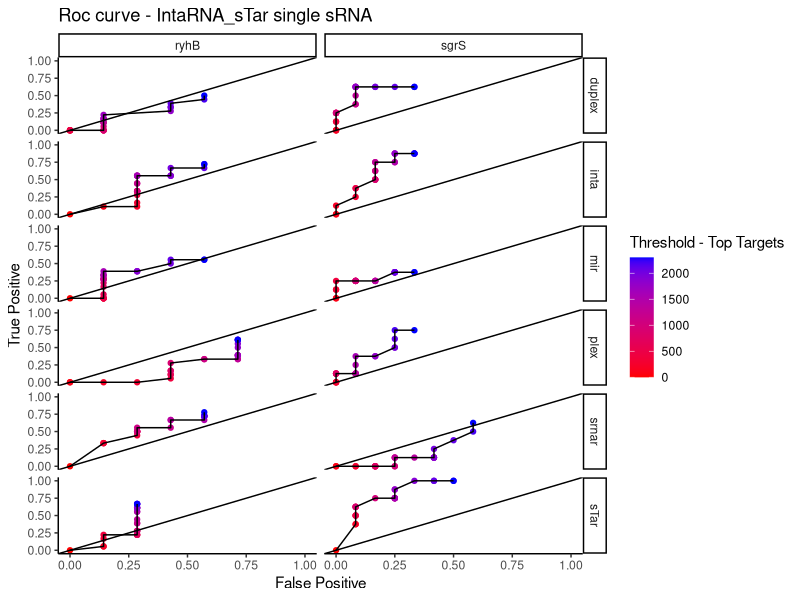
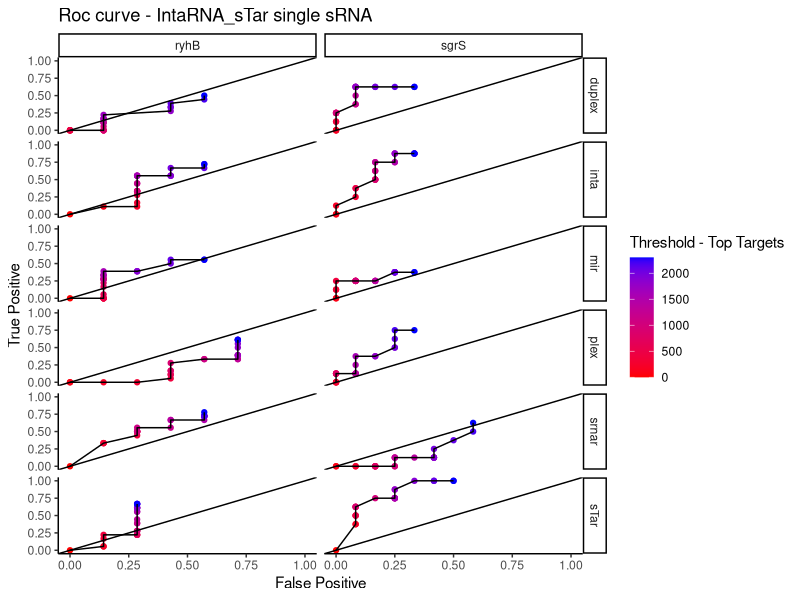

Reproduce these figures in R, in order. (Note: this script raises an error after producing the figures.)

# R <- Version 4.0.2

# Settings ----------------------------------------------------------------


#Import Libraries
library(dplyr)
library(tidyr)
library(tidyverse)
library(ggplot2)

#Custom functions
simple_auc <- function(rel, fp){
  dFPR <- c(diff(fp), 0)
  dTPR <- c(diff(rel), 0)
  sum(rel * dFPR) + sum(dTPR * dFPR)/2
}


##### Import Data #####


######## Predictions
srnar <- read.delim('Predictions/Prediction_probabilities.csv',header=T,
                    stringsAsFactors = F,sep='\t') %>% 
  rename(id1=mRNA_ID,id2=sRNA_ID,E=Prediction_Probability) %>% 
  mutate(E=1-E,alg='srnar')

inta <-  aggregate(E~id1+id2,
                   read.delim('Predictions/res_inta.csv',header = T,sep = ';',
                              stringsAsFactors = F) %>% 
                     select(id1,id2,E),min) %>% mutate(alg='inta')

duplex<- aggregate(E~id1+id2,
          read.delim('Predictions/res_duplex.csv',header = T,sep = ';',
                     stringsAsFactors = F) %>% 
            select(id1,id2,E),min) %>% mutate(alg='duplex')

tar<- aggregate(E~id1+id2,
                read.delim('Predictions/res_tar.csv',header = T,sep = ';',
                   stringsAsFactors = F) %>% 
                  select(id1,id2,E),min) %>% mutate(alg='sTar')

mir<- aggregate(E~id1+id2,read.delim('Predictions/miranda.csv',header=T,
                   sep=';',stringsAsFactors = F) %>% 
  rename(id2=Seq1,id1=Seq2,E=Max.Energy) %>% 
  select(id1,id2,E),min) %>% mutate(alg='mir')

plex <- aggregate(E~id1+id2,
                  read.delim('Predictions/plex1.csv',header = F,
                   col.names =c('id1','id2','range1','range2','E'),
                   sep=';',stringsAsFactors = F) %>% 
                    select(id1,id2,E) %>% 
                    mutate(E=as.numeric(E)) %>% filter(id1!='null'),min) %>% 
  mutate(alg='plex')

######## Validated Target

ver_r <- c('acnB','erpA','fepB','fur','sdhC',
           'sdhD','marA','fumA','sodB','msrB',
           'shiA','cirA','iscS','nirB','hdeA',
           'cysE','zapB','frdA')

# ver_r<- c('b0118','b0156','b0592','b0683','b0721',
#           'b0722','b1531','b1612','b1656','b1778',
#           'b1981','b2155','b2530','b3365','b3510',
#           'b3607','b3928','b4154')

######## Validated non-Target
fp_r <- c('bfr','sufB','fhuF','sufA','fhuA',
          'fthA','ygdQ')

# fp_r <- c('b3336','b1683','b4367','b1684',
#           'b0150','b1905','b2832')


######## Validated Target

ver_s <- c('ptsG','purR','manX','manY',
           'folE','asd','yigL','adiY')

# ver_s <- c('b1101','b1658','b1817','b1818',
#          'b2153','b3433','b3826','b4116')

######## Validated non-Target

fp_s <- c('zinT','cusF','ykgM','ykgO','znuA',
          'yebA','purR','yeeD','znuC',
          'ydjN','malK','mglB')
# 
# fp_s <- c('b1973','b0573','b0296','b4506','b1857','b1856',
#         'b1178','b2012','b1858','b1729','b4035','b2150')



######## Join predictions dataset
db = rbind(tar,inta,srnar,plex,duplex,mir)


#db = rbind(tar_r,tar_s)

######## Verified dataset target
verified <- data.frame(v=c(rep('t',18),rep('f',7),rep('t',8),rep('f',12)),
                       srna=c(rep('ryhB',25),rep('sgrS',20)),
                       target=c(ver_r,fp_r,ver_s,fp_s))

# verified_1 <- verified


#### Check TP and FP rates - single sRNAs#####
alg <- db %>% select(alg) %>% distinct() %>% pull()
query<- db %>% select(id2) %>% distinct() %>% pull()

d<- data.frame(t=c('a'),srn=c('a'),rel=c('1'),fp=c('1'),a=c('a'))

for (a in alg){
  for (i in query) {
    n<- length(verified %>% filter(srna==i,v=='t') %>% pull(srna))
    f<- length(verified %>% filter(srna==i,v=='f') %>% pull(srna))
for (t in seq(0,2300,100)){
 
  m<-db %>% filter(id2==i,alg==a) %>%
    mutate(r=rank(E))%>% 
    filter(id1%in%(verified %>% filter(srna==i,v=='t') %>% 
                     pull(target)),r<t) %>% 
    summarise(n=n()) %>% pull(n)
  
  z<-db %>% filter(id2==i,alg==a) %>%
    mutate(r=rank(E))%>% 
    filter(id1%in%(verified %>% filter(srna==i,v=='f') %>% 
                     pull(target)),r<t) %>% 
    summarise(n=n()) %>% pull(n)
  
  d<-rbind(d,c(t,i,m/n,z/f,a))
  
}
}
}


d<- d[-1,]


##### ROC figures - single sRNAs

d %>%  mutate_at(.vars = vars(rel,fp,t),as.numeric) %>% 
  ggplot(aes(x=fp,y=rel))+
  ylim(0,1)+xlim(0,1)+
  geom_point(aes(color=t),lwd=3)+
  geom_path()+
  theme_classic()+
  ylab('True Positive')+
  xlab('False Positive')+
  scale_color_gradient(name='Threshold - Top Targets',
                       low = 'red',high = 'blue' )+
  ggtitle('Roc curve - IntaRNA_sTar single sRNA')+
  geom_abline(slope = 1,intercept = 0)+
  facet_grid(a~srn)


ggsave('Fig/roc_Sgrs_facet.png', dpi=300)



#### Check TP and FP rates - overall sRNAs#####



d<- data.frame(t=c('a'),srn=c('a'),rel=c('1'),fp=c('1'),a=c('a'))

for (a in alg){
for (t in seq(0,9000,100)){

    vt<-verified %>% filter(v=='t')
    vf<-verified %>% filter(v=='f')
    
    n<- length(vt %>% pull(srna))
    f<- length(vf %>% pull(srna))
    m<-db %>% filter(alg==a) %>%mutate(r=rank(E))%>% filter(r<t) %>%
      inner_join(vt,by=c('id2'='srna','id1'='target')) %>% 
      summarise(n=n()) %>% pull(n)
    z<-db %>% filter(alg==a) %>%mutate(r=rank(E))%>% filter(r<t) %>%
      inner_join(vf,by=c('id2'='srna','id1'='target')) %>% 
      summarise(n=n()) %>% pull(n)
    d<-rbind(d,c(t,'srna',m/n,z/f,a))
    

}
  d<- rbind(d,c(t+100,'srna',1,1,a))
  }





d=d[-1,]

##### ROC figures - single sRNAs


d  %>%  mutate_at(.vars = vars(rel,fp,t),as.numeric) %>% 
  ggplot(aes(x=fp,y=rel))+
  ylim(0,1)+xlim(0,1)+
  geom_point(aes(color=t),lwd=3)+
  geom_path()+
  theme_classic()+
  ylab('True Positive')+
  xlab('False Positive')+
  scale_color_gradient(name='Threshold - Top Targets',low = 'orange',high = 'red' )+
  ggtitle('Algorithm ROC Curve')+
  geom_abline(slope = 1,intercept = 0)+
  geom_label(data = data.frame(auc) %>% rownames_to_column('a'),
              aes(label=paste('AUC=',round(auc,2)),y=0.10,x=0.75))+
  facet_wrap(~a,labeller = labeller(a=c('duplex' = 'IntaRNA-Duplex','inta'='IntaRNA3','mir'='miRanda','plex'='RNAPlex',
                                        'srnar'='RNARFTarget','sTar'='IntaRna-sTar')))



ggsave('Fig/roc_Sgrs.png', dpi=300)






# Intersection method -----------------------------------------------------

# # Double check - rank by sTar
# db_c<-inner_join(tar,plex,by=c('id1','id2')) %>% 
#   mutate(alg='mix_sTar',E=E.x) %>% select(-E.x,-E.y,-alg.x,-alg.y)
# # Double check - rank by plex
# db_p<-inner_join(tar,plex,by=c('id1','id2')) %>% 
#   mutate(alg='mix_plex',E=E.y) %>% select(-E.x,-E.y,-alg.x,-alg.y)

######## Create mixed models
db = data.frame()
for (i in list(tar, inta, srnar)) {
  for (j in list(tar,inta,srnar)) {

    db_int <- rbind(i %>% mutate(E=rank(E)),
                    j %>% mutate(E=rank(E))) %>%mutate(alg1=i %>% select(alg) %>% 
                                                         distinct() %>% pull(),
                                                       alg2=j %>% select(alg) %>% 
                                                         distinct() %>% pull()) %>% 
      add_count(id1,id2) %>% unite(col = 'alg',alg1,alg2,sep='-')
    
    
    aggregate(E~id1+id2+alg,
              db_int %>% filter(n>1),median) -> db_int
    
    db=rbind(db,db_int)
  }
  
}





db_int<- rbind(tar, inta) %>% group_by(alg) %>% 
  mutate(E=rank(E)) %>% ungroup() %>% 
  add_count(id1,id2)


db_b<-aggregate(E~id1+id2, db_int%>% filter(n>1),median) %>% tibble() %>% mutate(alg='mix_2')

db_t<-aggregate(E~id1+id2,db_int %>% filter(n>2),median) %>% tibble() %>% mutate(alg='mix_3')
# Aggregate algorithms predictions
db<-rbind(inta,tar,plex,duplex,mir,srnar)
  
aggregate(E~id1+id2+alg,db,min) %>% tibble()->db




#### Check TP and FP rates - overall sRNAs#####

alg <- db %>% select(alg) %>% distinct() %>% pull()
query<- db %>% select(id2) %>% distinct() %>% pull()

d<- data.frame(t=c('a'),srn=c('a'),rel=c('1'),fp=c('1'),a=c('a'))

for (a in alg){
  for (t in seq(0,9000,100)){
    
    vt<-verified %>% filter(v=='t')
    vf<-verified %>% filter(v=='f')
    
    n<- length(vt %>% pull(srna))
    f<- length(vf %>% pull(srna))
    m<-db %>% filter(alg==a) %>%mutate(r=rank(E))%>% filter(r<t) %>%
      inner_join(vt,by=c('id2'='srna','id1'='target')) %>% 
      summarise(n=n()) %>% pull(n)
    z<-db %>% filter(alg==a) %>%mutate(r=rank(E))%>% filter(r<t) %>%
      inner_join(vf,by=c('id2'='srna','id1'='target')) %>% 
      summarise(n=n()) %>% pull(n)
    d<-rbind(d,c(t,'srna',m/n,z/f,a))
    
    
  }
  d<- rbind(d,c(t+100,'srna',1,1,a))
  }

d=d[-1,]
d  %>%  mutate_at(.vars = vars(rel,fp,t),as.numeric)-> d
##### ROC figures - single sRNAs

d  %>% 
  separate(a,c('alg1','alg2'),sep='-') %>% 
  ggplot(aes(x=fp,y=rel))+
  ylim(0,1)+xlim(0,1)+
  geom_point(aes(color=t),lwd=3)+
  geom_path()+
  theme_classic()+
  ylab('True Positive')+
  xlab('False Positive')+
  scale_color_gradient(name='Threshold - Top Targets',low = 'orange',high = 'green' )+
  ggtitle('Roc curve - E.coli - Mixed')+
  geom_abline(slope = 1,intercept = 0)+
  facet_grid(alg1~alg2)


ggsave('Fig/roc_mixalg.png', dpi=300)


# Ranking algorithms
auc=c()

for (i in d %>% select(a) %>% distinct() %>% pull(a)){

auc[i] = with(d %>% filter(a==i)%>%mutate_at(vars(fp,rel),as.numeric),simple_auc(rel,fp))

}

auc[order(-auc)]



